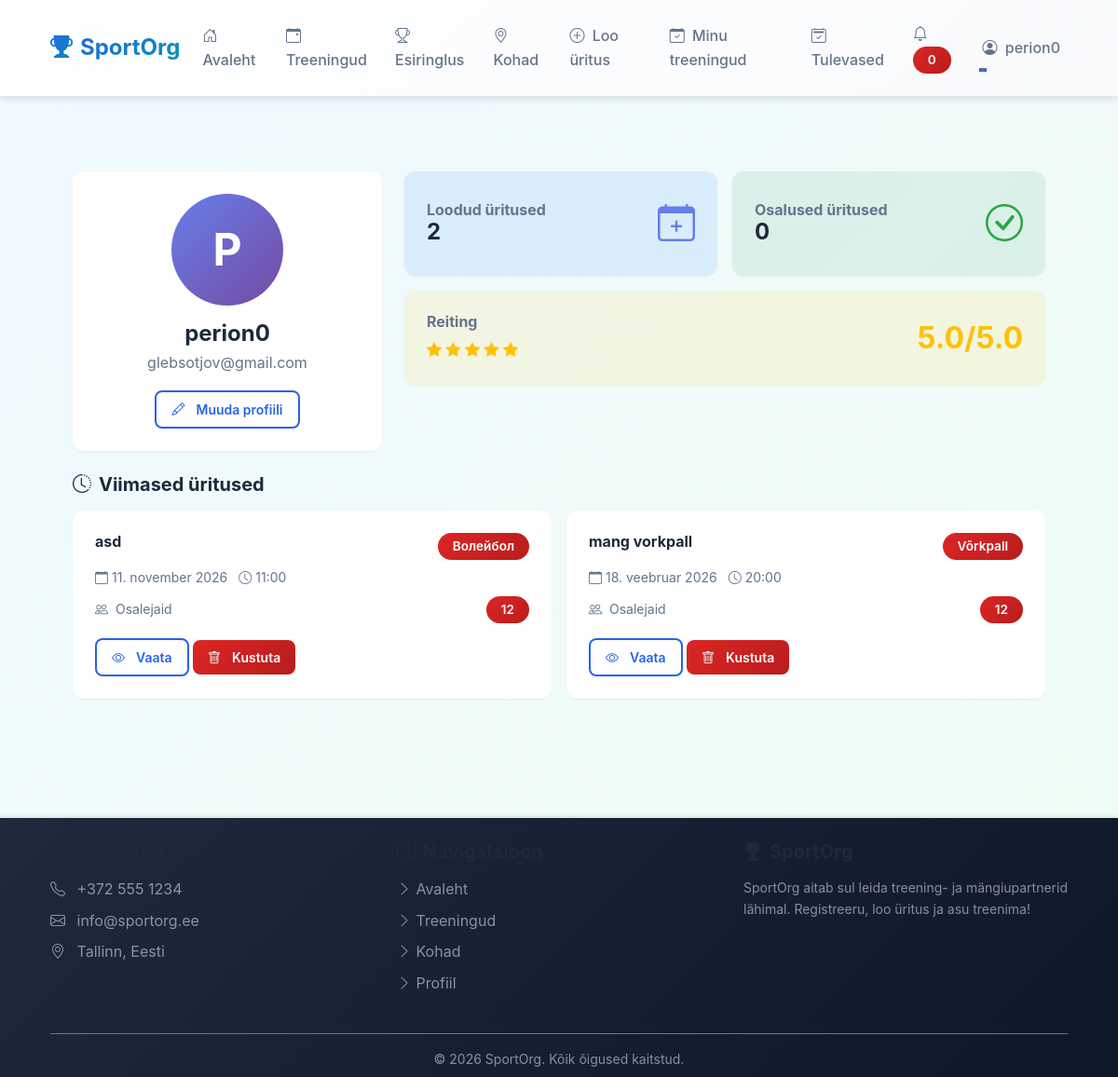
Before: /src/pages/user/profile.php (signed in) with the older database file.
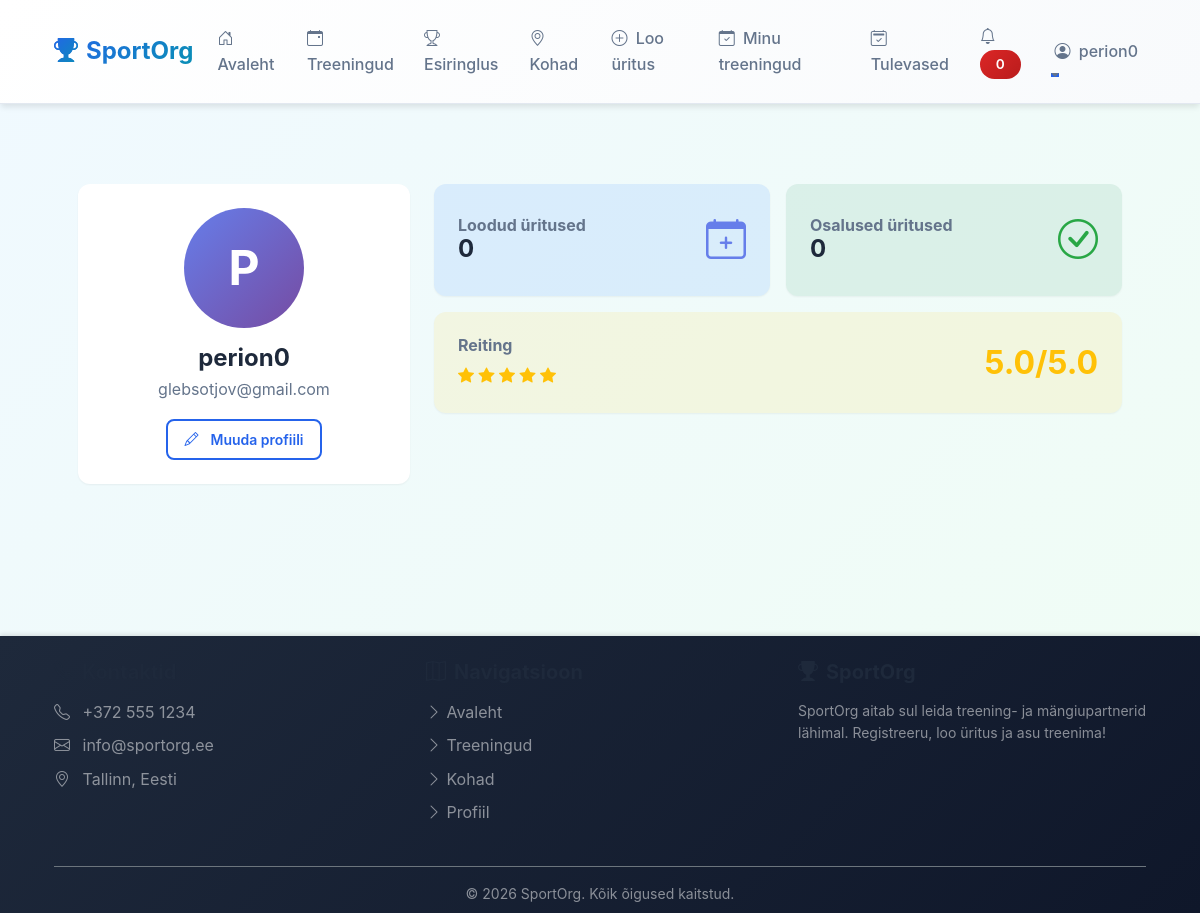
After: the same page with the newer database file.
### tables this page shows
CREATE TABLE events (
        id INTEGER PRIMARY KEY AUTOINCREMENT,
        title TEXT NOT NULL,
        description TEXT,
        sport_type TEXT NOT NULL,
        location_id INTEGER,
        creator_id INTEGER NOT NULL,
        event_date DATE NOT NULL,
        event_time TIME NOT NULL,
        duration INTEGER DEFAULT 120,
        max_participants INTEGER NOT NULL,
        current_participants INTEGER DEFAULT 1,
        skill_level TEXT NOT NULL,
        status TEXT DEFAULT 'active',
        created_at DATETIME DEFAULT CURRENT_TIMESTAMP, duration_minutes INT DEFAULT 60, reminder_sent BOOLEAN DEFAULT 0,
        FOREIGN KEY (location_id) REFERENCES locations(id) ON DELETE SET NULL,
        FOREIGN KEY (creator_id) REFERENCES users(id) ON DELETE CASCADE
    );

### src/helpers/functions.php (called while the page is built, shortened)
<?php
function getCurrentUser() {
    return $_SESSION['user'] ?? null;
}
function clean($data) {
    return htmlspecialchars($data, ENT_QUOTES, 'UTF-8');
}
function formatDateEt($date) {
    $months = [
        'jaanuar', 'veebruar', 'märts', 'aprill', 'mai', 'juuni',
        'juuli', 'august', 'september', 'oktoober', 'november', 'detsember'
    ];
    $timestamp = strtotime($date);
    $day = date('d', $timestamp);
    $month = $months[(int)date('m', $timestamp) - 1];
    $year = date('Y', $timestamp);
    return "$day. $month $year";
}
?>

### src/config/bootstrap.php (called while the page is built, shortened)
<?php
$rootDir = dirname(__DIR__, 2);
require_once $rootDir . '/src/helpers/functions.php';
if (!function_exists('fetchAll')) {
    function fetchAll($pdo, $sql, $params = []) {
        $stmt = $pdo->prepare($sql);
        $stmt->execute($params);
        return $stmt->fetchAll();
    }
}
?>

### src/pages/user/profile.php (the view, shortened to what the rows shown need)
<?php
require_once dirname(__DIR__, 3) . '/src/config/bootstrap.php';
$user = getCurrentUser();
$recentEvents = fetchAll($pdo,
    "SELECT e.* FROM events e WHERE e.creator_id = ? ORDER BY e.event_date DESC LIMIT 5",
    [$user['id']]
);
require_once BASE_PATH . '/src/components/Header.php';
?>
<div class="container py-4">
    <?php if (!empty($recentEvents)): ?>
    <div class="row">
        <div class="col-md-12">
            <div class="row g-3">
                <?php foreach ($recentEvents as $event): ?>
                    <div class="col-md-6">
                        <div class="card h-100 shadow-sm">
                            <div class="card-body">
                                <div class="d-flex justify-content-between align-items-start mb-2">
                                    <h6 class="card-title mb-0"><?php echo clean($event['title']); ?></h6>
                                    <span class="badge bg-info"><?php echo clean($event['sport_type']); ?></span>
                                </div>
                                <p class="text-muted small mb-2">
                                    <i class="bi bi-calendar me-1"></i><?php echo formatDateEt($event['event_date']); ?>
                                    <i class="bi bi-clock ms-2 me-1"></i><?php echo $event['event_time']; ?>
                                </p>
                                <div class="d-flex justify-content-between align-items-center">
                                    <small class="text-muted">
                                        <i class="bi bi-people me-1"></i>
                                        Osalejaid
                                    </small>
                                    <span class="badge bg-secondary"><?php echo $event['max_participants']; ?></span>
                                </div>
                                <div class="mt-3">
                                    <a href="/events/view?id=<?php echo $event['id']; ?>" class="btn btn-sm btn-outline-primary">
                                        <i class="bi bi-eye me-1"></i>Vaata
                                    </a>
                                    <button type="button" class="btn btn-sm btn-danger" onclick="return deleteEvent(<?php echo (int)$event['id']; ?>)">
                                        <i class="bi bi-trash me-1"></i>Kustuta
                                    </button>
                                </div>
                            </div>
                        </div>
                    </div>
                <?php endforeach; ?>
            </div>
        </div>
    </div>
    <?php endif; ?>
</div>
<?php require_once BASE_PATH . '/src/components/Footer.php'; ?>

Changed rows visible on the page:
removed events: title "asd", sport_type "Волейбол", event_date "11. november 2026", event_time "11:00", max_participants "12"
removed events: title "mang vorkpall", sport_type "Võrkpall", event_date "18. veebruar 2026", event_time "20:00", max_participants "12"
Other visible differences:
$totalEvents: "2" → "0"
text no longer shown: "Viimased üritused"
